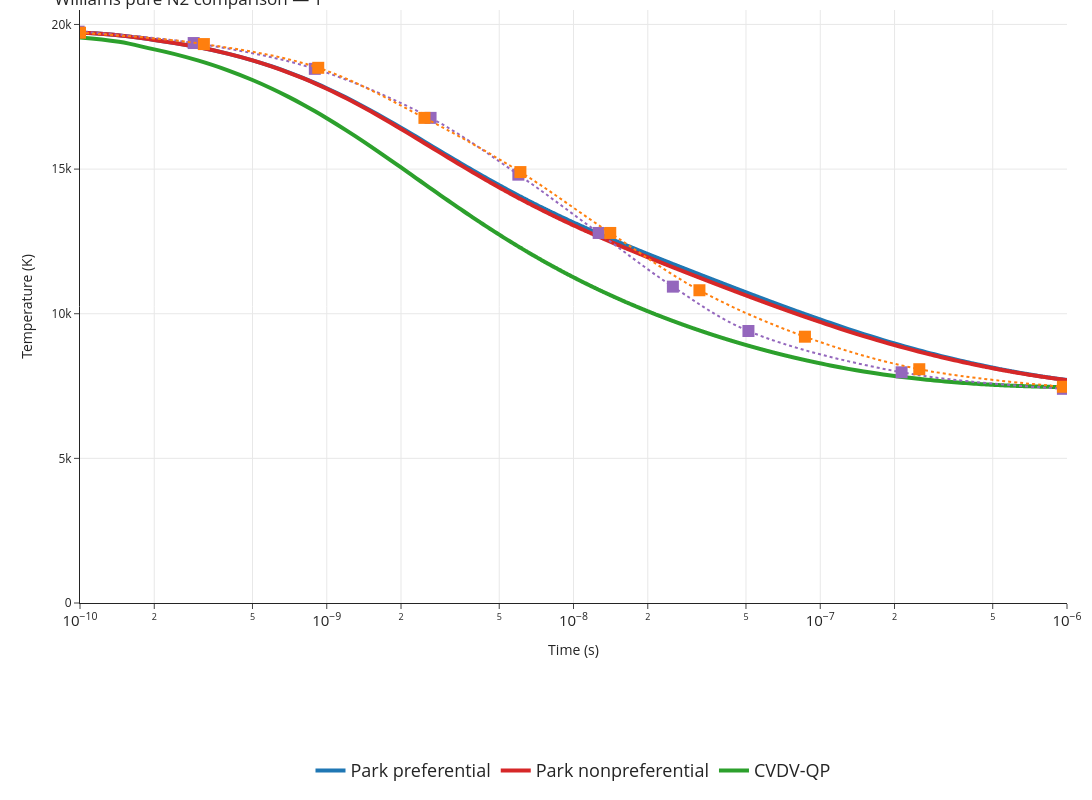
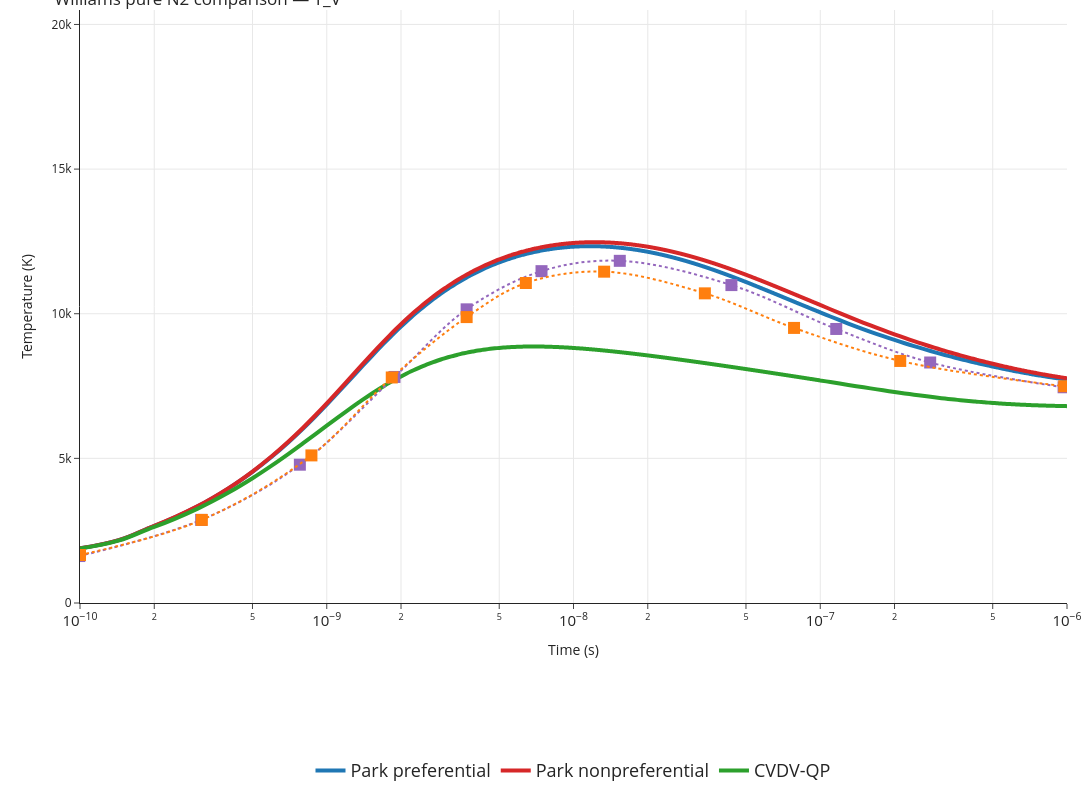
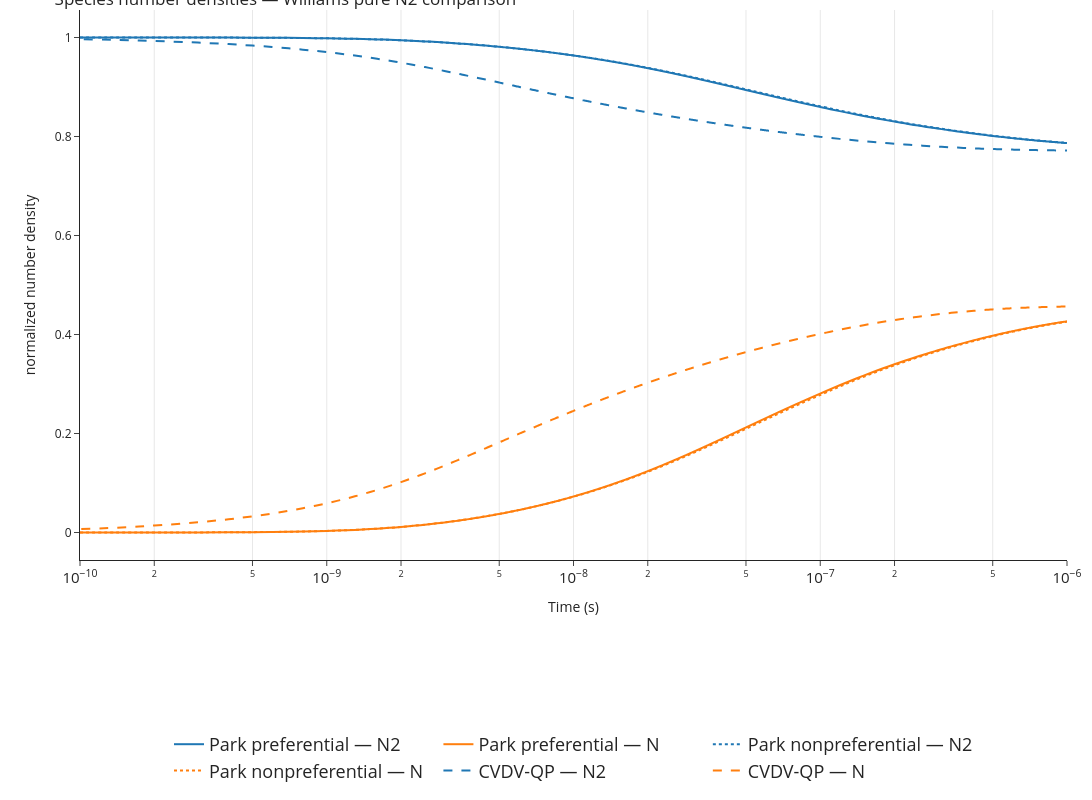

Notebook source saved alongside these figures, in order:
### Code cell
make_temperature_comparison_plot(
    results=n2_results,
    reference_csv=RESULTS_DIR / 'williams_figure_1_n2.csv',
    title_prefix='Williams pure N2 comparison',
    yaxis_range=[0, 20500],
    xaxis_range=[-10, -6],
    output_stem='williams_n2_comparison',
)

make_species_comparison_plot(
    results=n2_results,
    title='Species number densities — Williams pure N2 comparison',
    xaxis_range=[-10, -6],
)

### Figure 1 — Plotly figure (JSON) as saved in the notebook; plotly's stock layout.template omitted (floating-point values rounded to 4 significant figures; data arrays with more than 128 entries replaced by an {"elided": "..."} marker saying what was removed)
{"data": [{"legendgroup": "park_pref", "line": {"color": "#1f77b4", "shape": "spline", "smoothing": 1, "width": 4}, "mode": "lines", "name": "Park preferential", "showlegend": true, "type": "scatter", "x": {"elided": "1090 float values"}, "y": {"elided": "1090 float values"}}, {"legendgroup": "park_nonpref", "line": {"color": "#d62728", "shape": "spline", "smoothing": 1, "width": 4}, "mode": "lines", "name": "Park nonpreferential", "showlegend": true, "type": "scatter", "x": {"elided": "1090 float values"}, "y": {"elided": "1090 float values"}}, {"legendgroup": "cvdv_qp", "line": {"color": "#2ca02c", "shape": "spline", "smoothing": 1, "width": 4}, "mode": "lines", "name": "CVDV-QP", "showlegend": true, "type": "scatter", "x": {"elided": "1090 float values"}, "y": {"elided": "1090 float values"}}, {"legendgroup": "ref_htr_nonpreferential", "line": {"color": "#9467bd", "dash": "dot", "shape": "spline", "smoothing": 1}, "marker": {"color": "#9467bd", "size": 12, "symbol": "square"}, "mode": "markers+lines", "name": "htr_nonpreferential", "showlegend": false, "type": "scatter", "x": [9.874e-11, 2.889e-10, 8.948e-10, 2.634e-09, 5.978e-09, 1.265e-08, 2.528e-08, 5.116e-08, 2.136e-07, 9.626e-07], "y": [19750.0, 19360.0, 18470.0, 16770.0, 14810.0, 12790.0, 10940.0, 9402.0, 7975.0, 7404.0]}, {"legendgroup": "ref_htr_preferential", "line": {"color": "#ff7f0e", "dash": "dot", "shape": "spline", "smoothing": 1}, "marker": {"color": "#ff7f0e", "size": 12, "symbol": "square"}, "mode": "markers+lines", "name": "htr_preferential", "showlegend": false, "type": "scatter", "x": [1e-10, 3.177e-10, 9.237e-10, 2.488e-09, 6.093e-09, 1.409e-08, 3.239e-08, 8.668e-08, 2.52e-07, 9.626e-07], "y": [19710.0, 19320.0, 18500.0, 16770.0, 14900.0, 12790.0, 10810.0, 9206.0, 8082.0, 7475.0]}], "layout": {"height": 800, "legend": {"bordercolor": "white", "borderwidth": 1, "font": {"size": 18}, "orientation": "h", "x": 0.5, "xanchor": "center", "y": -0.25, "yanchor": "top"}, "margin": {"b": 100, "l": 80, "r": 10, "t": 10}, "shapes": [{"line": {"color": "black", "dash": "dash"}, "name": "T_eq Casseau", "type": "line", "x0": 0, "x1": 1, "xref": "x domain", "y0": 7623.0, "y1": 7623.0, "yref": "y"}], "title": {"text": "Williams pure N2 comparison — T"}, "width": 1200, "xaxis": {"exponentformat": "power", "range": [-10, -6], "showexponent": "all", "showgrid": true, "title": {"text": "Time (s)"}, "type": "log"}, "yaxis": {"range": [0, 20500], "showgrid": true, "title": {"text": "Temperature (K)"}}}}

### Figure 2 — Plotly figure (JSON) as saved in the notebook; plotly's stock layout.template omitted (floating-point values rounded to 4 significant figures; data arrays with more than 128 entries replaced by an {"elided": "..."} marker saying what was removed)
{"data": [{"legendgroup": "park_pref", "line": {"color": "#1f77b4", "shape": "spline", "smoothing": 1, "width": 4}, "mode": "lines", "name": "Park preferential", "showlegend": true, "type": "scatter", "x": {"elided": "1090 float values"}, "y": {"elided": "1090 float values"}}, {"legendgroup": "park_nonpref", "line": {"color": "#d62728", "shape": "spline", "smoothing": 1, "width": 4}, "mode": "lines", "name": "Park nonpreferential", "showlegend": true, "type": "scatter", "x": {"elided": "1090 float values"}, "y": {"elided": "1090 float values"}}, {"legendgroup": "cvdv_qp", "line": {"color": "#2ca02c", "shape": "spline", "smoothing": 1, "width": 4}, "mode": "lines", "name": "CVDV-QP", "showlegend": true, "type": "scatter", "x": {"elided": "1090 float values"}, "y": {"elided": "1090 float values"}}, {"legendgroup": "ref_htr_nonpreferential", "line": {"color": "#9467bd", "dash": "dot", "shape": "spline", "smoothing": 1}, "marker": {"color": "#9467bd", "size": 12, "symbol": "square"}, "mode": "markers+lines", "name": "htr_nonpreferential", "showlegend": false, "type": "scatter", "x": [9.937e-11, 3.098e-10, 7.781e-10, 1.881e-09, 3.689e-09, 7.419e-09, 1.54e-08, 4.365e-08, 1.161e-07, 2.789e-07, 9.687e-07], "y": [1624.0, 2872.0, 4781.0, 7814.0, 10150.0, 11470.0, 11830.0, 10990.0, 9474.0, 8314.0, 7458.0]}, {"legendgroup": "ref_htr_preferential", "line": {"color": "#ff7f0e", "dash": "dot", "shape": "spline", "smoothing": 1}, "marker": {"color": "#ff7f0e", "size": 12, "symbol": "square"}, "mode": "markers+lines", "name": "htr_preferential", "showlegend": false, "type": "scatter", "x": [1e-10, 3.117e-10, 8.668e-10, 1.834e-09, 3.689e-09, 6.411e-09, 1.331e-08, 3.407e-08, 7.831e-08, 2.109e-07, 9.749e-07], "y": [1659.0, 2872.0, 5103.0, 7797.0, 9884.0, 11060.0, 11450.0, 10700.0, 9509.0, 8368.0, 7493.0]}], "layout": {"height": 800, "legend": {"bordercolor": "white", "borderwidth": 1, "font": {"size": 18}, "orientation": "h", "x": 0.5, "xanchor": "center", "y": -0.25, "yanchor": "top"}, "margin": {"b": 100, "l": 80, "r": 10, "t": 10}, "title": {"text": "Williams pure N2 comparison — T_V"}, "width": 1200, "xaxis": {"exponentformat": "power", "range": [-10, -6], "showexponent": "all", "showgrid": true, "title": {"text": "Time (s)"}, "type": "log"}, "yaxis": {"range": [0, 20500], "showgrid": true, "title": {"text": "Temperature (K)"}}}}

### Figure 3 — Plotly figure (JSON) as saved in the notebook; plotly's stock layout.template omitted (floating-point values rounded to 4 significant figures; data arrays with more than 128 entries replaced by an {"elided": "..."} marker saying what was removed)
{"data": [{"line": {"color": "#1f77b4", "dash": "solid", "shape": "spline", "smoothing": 1}, "mode": "lines", "name": "Park preferential — N2", "type": "scatter", "x": {"elided": "1090 float values"}, "y": {"elided": "1090 float values"}}, {"line": {"color": "#ff7f0e", "dash": "solid", "shape": "spline", "smoothing": 1}, "mode": "lines", "name": "Park preferential — N", "type": "scatter", "x": {"elided": "1090 float values"}, "y": {"elided": "1090 float values"}}, {"line": {"color": "#1f77b4", "dash": "dot", "shape": "spline", "smoothing": 1}, "mode": "lines", "name": "Park nonpreferential — N2", "type": "scatter", "x": {"elided": "1090 float values"}, "y": {"elided": "1090 float values"}}, {"line": {"color": "#ff7f0e", "dash": "dot", "shape": "spline", "smoothing": 1}, "mode": "lines", "name": "Park nonpreferential — N", "type": "scatter", "x": {"elided": "1090 float values"}, "y": {"elided": "1090 float values"}}, {"line": {"color": "#1f77b4", "dash": "dash", "shape": "spline", "smoothing": 1}, "mode": "lines", "name": "CVDV-QP — N2", "type": "scatter", "x": {"elided": "1090 float values"}, "y": {"elided": "1090 float values"}}, {"line": {"color": "#ff7f0e", "dash": "dash", "shape": "spline", "smoothing": 1}, "mode": "lines", "name": "CVDV-QP — N", "type": "scatter", "x": {"elided": "1090 float values"}, "y": {"elided": "1090 float values"}}], "layout": {"height": 800, "legend": {"bordercolor": "white", "borderwidth": 1, "font": {"size": 18}, "orientation": "h", "x": 0.5, "xanchor": "center", "y": -0.3, "yanchor": "top"}, "margin": {"b": 120, "l": 80, "r": 10, "t": 10}, "title": {"text": "Species number densities — Williams pure N2 comparison"}, "width": 1200, "xaxis": {"exponentformat": "power", "range": [-10, -6], "showexponent": "all", "showgrid": true, "title": {"text": "Time (s)"}, "type": "log"}, "yaxis": {"title": {"text": "normalized number density"}}}}
